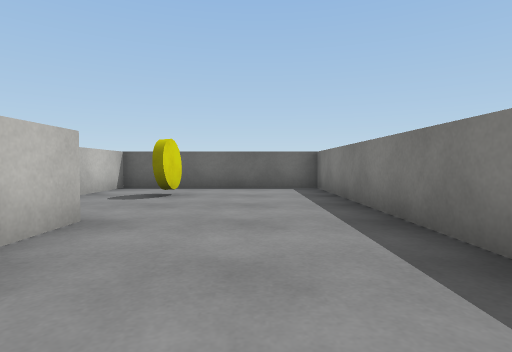
view 1 (above)

13 first-person views from a walk through a 3-D level made in the Unity game engine. The camera is 0.59 m above the floor, tilts 2° down and sees 80° across. The floor is counted in squares, 1 m on a side. Each view is taken from the middle of a square. On the plan, view 1 faces up. The plan holds only what a view shows up to about 9 squares ahead; the rest is blank. The player character is not drawn. Surface patterns are stand-ins for the level's own textures.

view 2
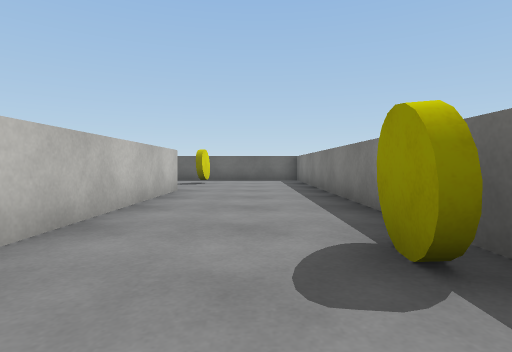

view 3
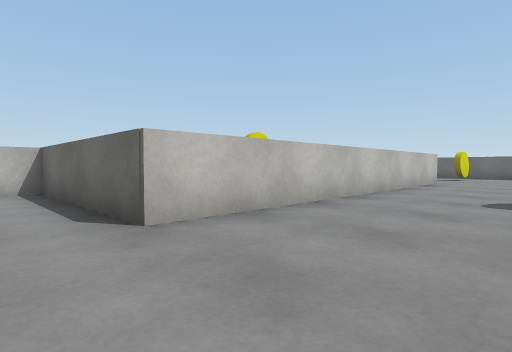

view 4
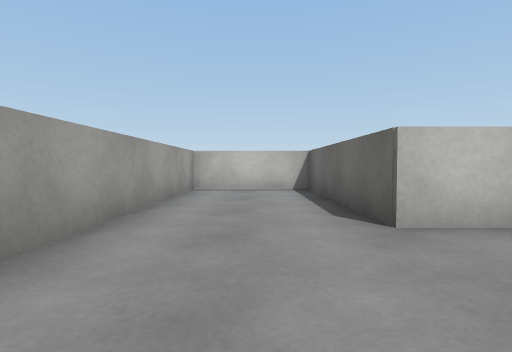

view 5
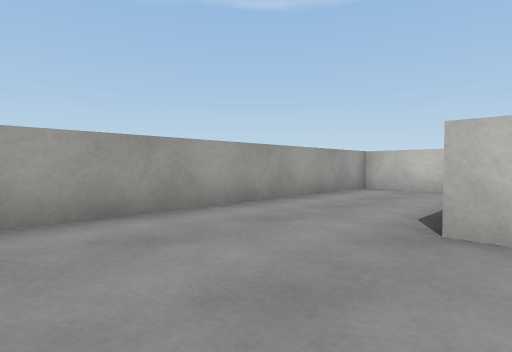

view 6
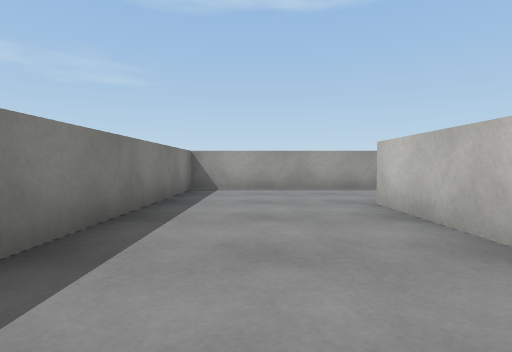

view 7
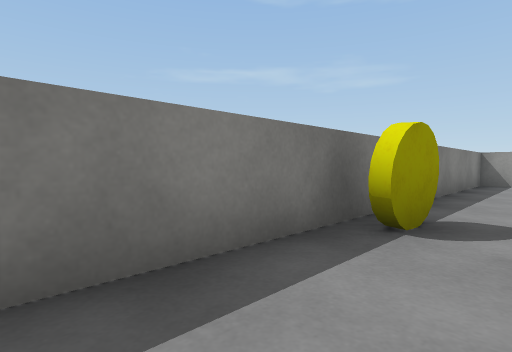

view 8
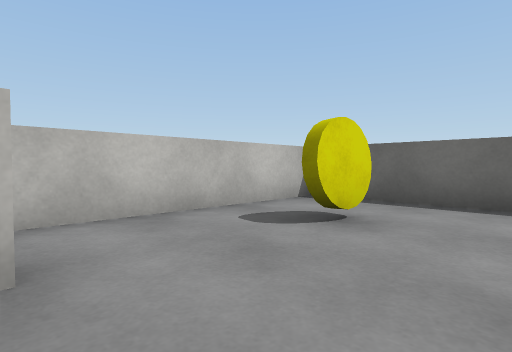

view 9
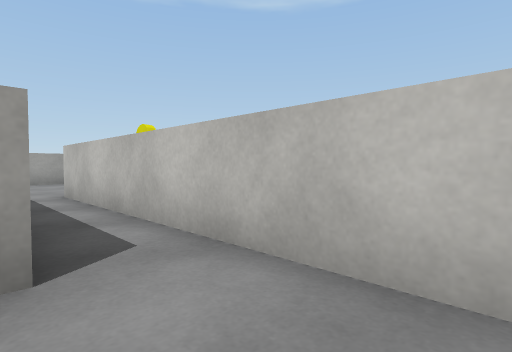

view 10
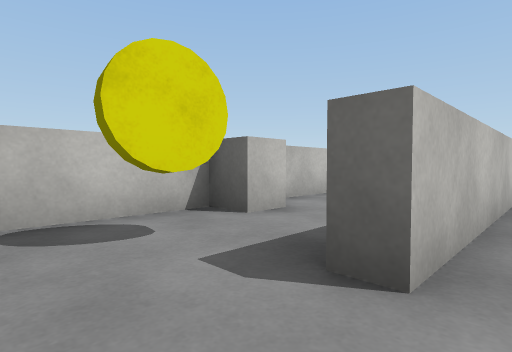

view 11
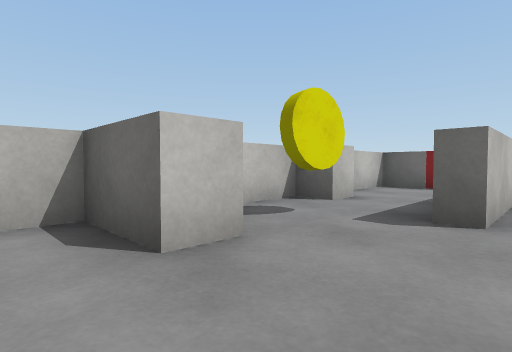

view 12
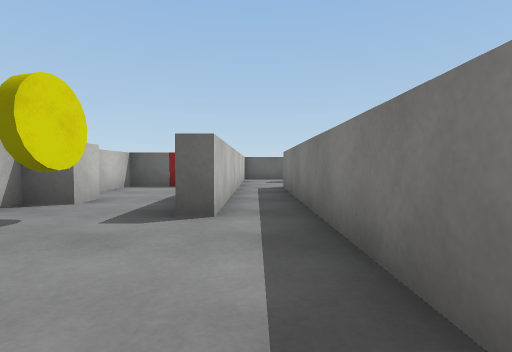

view 13
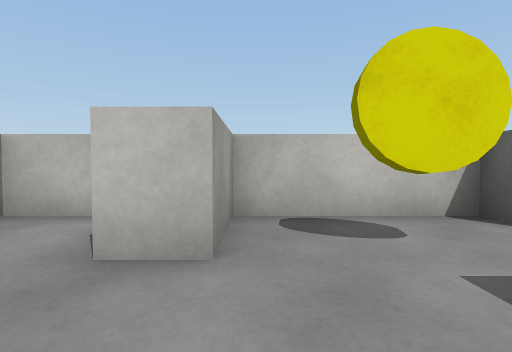

### Floor plan
Points are (right, up) in squares from view 1. A wall is a line through its corners. A room is listed if a view was taken in it or the views show most of it. See-through windows are left out.
Room 1 (views 1, 2, 3, 4, 5, 6, 7, 8, 9)
walls: (-1.9, 3.2) (-1.9, -6.7) (-6.5, -6.7) (-6.5, -9.5) (1.6, -9.5) (1.6, 8) (-3.5, 8) (-3.5, 3.5)
ways out: opening at (-3, 3) to room 2
objects: yellow coin (-2, 6); yellow coin (1, -2)
Room 2 (views 10, 13)
walls: (-5.7, 0.4) (-5.7, -0.4) (-6.5, -0.4) (-6.5, -3.3) (-4.9, -3.3); (-2.3, -4.2) (-2.3, 3); (-3.5, 3.5) (-3.5, -1.5) (-4, -1.5)
ways out: opening at (-3, 3) to room 1; opening at (-3.5, -4) to room 3; opening at (-5, 1) to room 4
objects: yellow coin (-5, -2)
Room 3 (views 11, 12)
walls: (-4.9, -3.3) (-4.9, -4) (-6.5, -4) (-6.5, -6)
ways out: opening at (-3.5, -4) to room 2
Room 4 (no view inside)
walls: (-5.4, 3.6) (-6.5, 3.6) (-6.5, 1.2)
ways out: opening at (-5, 1) to room 2
objects: red block (-5, 4)

Where each view was taken, in squares from view 1:
view 1: 0 up, 0 right, facing up
view 2: 4 down, 0 right, facing up
view 3: 8 down, 1 right, facing up-left
view 4: 8 down, 1 right, facing left
view 5: 6 down, 1 right, facing down-left
view 6: 2 down, 0 right, facing down
view 7: 1 up, 0 right, facing down-right
view 8: 3 up, 0 right, facing up-left
view 9: 5 up, 2 left, facing down-left
view 10: 3 down, 3 left, facing up-left
view 11: 5 down, 3 left, facing up-left
view 12: 5 down, 3 left, facing up
view 13: 3 down, 3 left, facing left
